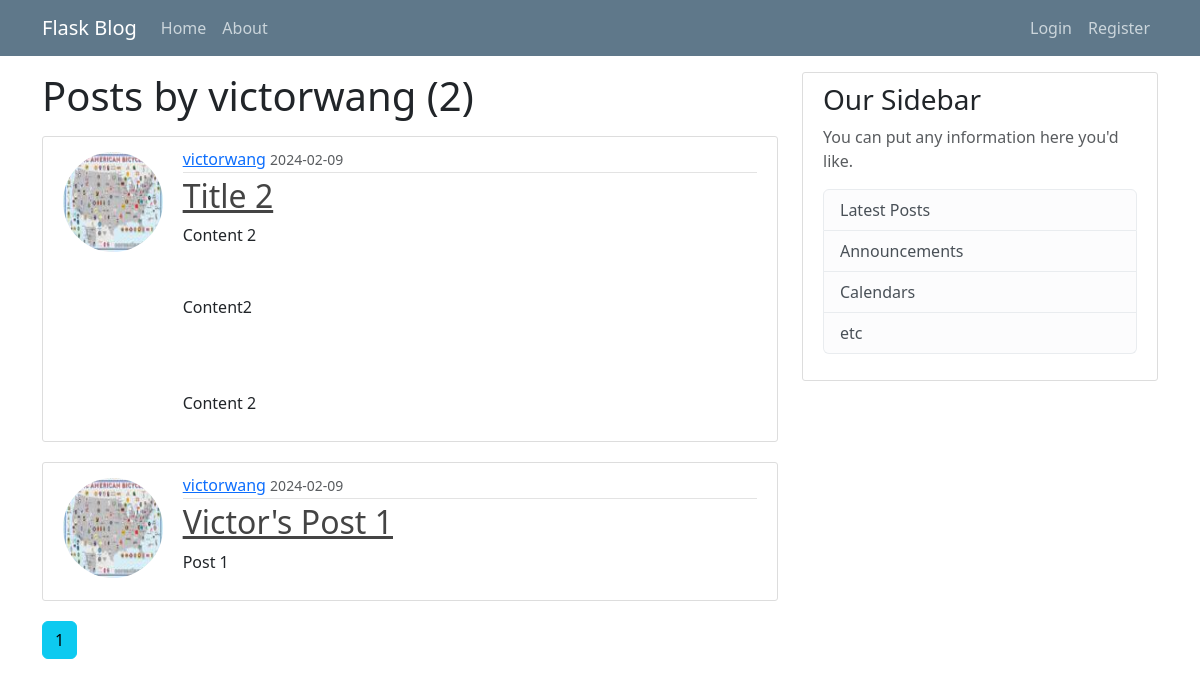
/user/victorwang, run on an earlier commit of the app's database.
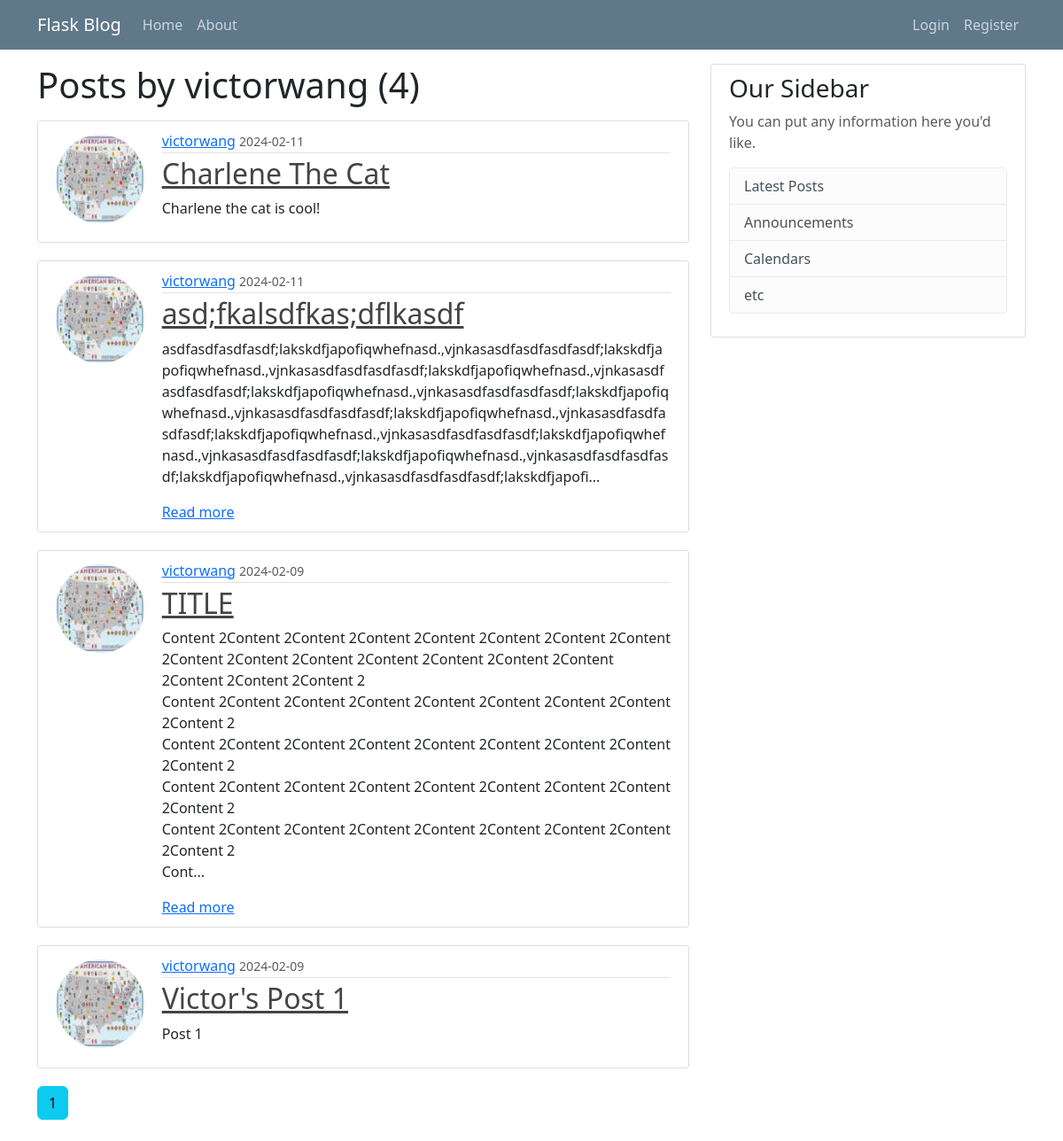
And on a later commit of the database.
### flaskblog/models.py (models this page shows, shortened)
class User(db.Model, UserMixin):
    id = db.Column(db.Integer, primary_key=True)
    username = db.Column(db.String(20), unique=True, nullable=False)
    email = db.Column(db.String(120), unique=True, nullable=False)
    image_file = db.Column(db.String(20), nullable=False, default='default.jpg')
    password = db.Column(db.String(60), nullable=False)
    posts = db.relationship('Post', backref='author', lazy=True)

class Post(db.Model):
    id = db.Column(db.Integer, primary_key=True)
    title = db.Column(db.String(100), nullable=False)
    date_posted = db.Column(db.DateTime, nullable=False, default=datetime.utcnow)
    content = db.Column(db.Text, nullable=False)
    user_id = db.Column(db.Integer, db.ForeignKey('user.id'), nullable=False)

### flaskblog/routes.py (the view)
@app.route("/user/<string:username>")
def user_post(username):
    page = request.args.get('page', 1, type=int)
    user = User.query.filter_by(username=username).first_or_404()
    posts = Post.query.filter_by(author=user).order_by(desc(Post.id)).paginate(page=page, per_page=5)
    return render_template('user_post.html', posts=posts, user=user)

### flaskblog/templates/user_post.html
{% extends 'layout.html' %}
{% block content %}
<h1 class="mb-3">Posts by {{ user.username }} ({{ posts.total }})</h1>
{% for post in posts.items %}
<article class="media content-section">
    <div class="row align-items-start">
        <div class="col-md-2 text-center align-self-start">
            <img class="rounded-circle article-img"
                src="{{ url_for('static', filename='profile_pics/' + post.author.image_file) }}"
                style="width: 100px; height: 100px; margin-top: 5px;">
        </div>
        <div class="col-md-10">
            <div class="media-body">
                <div class="article-metadata">
                    <a class="mr-2" href="{{ url_for('user_post', username=post.author.username) }}">{{
                        post.author.username
                        }}</a>
                    <small class="text-muted">{{ post.date_posted.strftime('%Y-%m-%d') }}</small>
                </div>
                <h2><a class="article-title" href="{{ url_for('post', post_id=post.id) }}">{{ post.title }}</a></h2>
                {% if post.content|length > 500 %}
                <p class="article-content" style="max-width: 100%; overflow-wrap: break-word;">{{ post.content[:500]
                    }}...</p>
                <a href="{{ url_for('post', post_id=post.id) }}">Read more</a>
                {% else %}
                <p class="article-content" style="max-width: 100%; overflow-wrap: break-word;">{{ post.content }}</p>
                {% endif %}
            </div>
        </div>
    </div>
</article>
{% endfor %}
{% for page_num in posts.iter_pages(left_edge=1, right_edge=1, left_current=1, right_current=2) %}
{% if page_num %}
{% if posts.page == page_num %}
<a class="btn btn-info mb-4" href="{{ url_for('user_post', username=user.username, page=page_num) }}">{{ page_num }}</a>
{% else %}
<a class="btn btn-outline-info mb-4" href="{{ url_for('user_post', username=user.username, page=page_num) }}">{{
    page_num }}</a>
{% endif %}
{% else %}
...
{% endif %}
{% endfor %}
{% endblock content %}

### flaskblog/templates/layout.html (shortened to what this page needs)
<!DOCTYPE html>
<html>
<head>
	<link rel="stylesheet" type="text/css" href="{{ url_for('static', filename='main.css') }}">
	<link href="https://cdn.jsdelivr.net/npm/bootstrap@5.3.2/dist/css/bootstrap.min.css" rel="stylesheet"
>
</head>
<body class="pt-5">
	<header class="site-header">
		<nav class="navbar navbar-expand-md navbar-dark bg-steel fixed-top">
			<div class="container">
				<a class="navbar-brand mr-4" href="/">Flask Blog</a>
				<div class="collapse navbar-collapse" id="navbarToggle">
					<div class="navbar-nav mr-auto">
						<a class="nav-item nav-link" href="{{ url_for('home') }}">Home</a>
						<a class="nav-item nav-link" href="{{ url_for('about') }}">About</a>
					</div>
					<div class="navbar-nav ms-auto">
						{% if current_user.is_authenticated %}
						<a class="nav-item nav-link" href="{{ url_for('new_post') }}">New Post</a>
						<a class="nav-item nav-link" href="{{ url_for('account') }}">Account</a>
						<a class="nav-item nav-link" href="{{ url_for('logout') }}">Logout</a>
						{% else %}
						<a class="nav-item nav-link" href="{{ url_for('login') }}">Login</a>
						<a class="nav-item nav-link" href="{{ url_for('register') }}">Register</a>
						{% endif %}
					</div>
				</div>
			</div>
		</nav>
	</header>
	<main role="main" class="container mt-4">
		<div class="row">
			<div class="col-md-8">
				{% block content %}{% endblock %}
			</div>
			<div class="col-md-4">
				<div class="content-section">
					<h3>Our Sidebar</h3>
					<p class='text-muted'>You can put any information here you'd like.
					<ul class="list-group">
						<li class="list-group-item list-group-item-light">Latest Posts</li>
						<li class="list-group-item list-group-item-light">Announcements</li>
						<li class="list-group-item list-group-item-light">Calendars</li>
						<li class="list-group-item list-group-item-light">etc</li>
					</ul>
					</p>
				</div>
			</div>
		</div>
	</main>
</body>
</html>

### flaskblog/static/main.css (style rules this page uses)
body { background: #fafafa; color: #333333; margin-top: 5rem; }
h1, h2, h3, h4, h5, h6 { color: #444444; }
.bg-steel { background-color: #5f788a; }
.site-header .navbar-nav .nav-link { color: #cbd5db; }
.content-section { background: #ffffff; padding: 10px 20px; border: 1px solid #dddddd; border-radius: 3px; margin-bottom: 20px; }
.article-title { color: #444444; }
.article-content { white-space: pre-line; }
.article-img { height: 65px; width: 65px; margin-right: 16px; }
.article-metadata { padding-bottom: 1px; margin-bottom: 4px; border-bottom: 1px solid #e3e3e3 }

What changed in the data, as far as the page shows it:
added Post: image_file (picture), author.username "victorwang", date_posted "2024-02-11", title "Charlene The Cat", content "Charlene the cat is cool!"
added Post: image_file (picture), author.username "victorwang", date_posted "2024-02-11", title "asd;fkalsdfkas;dflkasdf", content "asdfasdfasdfasdf;lakskdfjapofiqwhefnasd.,vjnkasasdfasdfasdfasdf;lakskdfjapofiqwhefnasd.,vjnkasasdfasdfasdfasdf;lakskdfjapofiqwhefnasd.,vjnkasasdfasdfasdfasdf;lakskdfjapofiqwhefnasd.,vjnkasasdfasdfasdfasdf;lakskdfjapofiqwhefnasd.,vjnkasasdfasdfasdfasdf;lakskdfjapofiqwhefnasd.,vjnkasasdfasdfasdfasdf;lakskdfjapofiqwhefnasd.,vjnkasasdfasdfasdfasdf;lakskdfjapofiqwhefnasd.,vjnkasasdfasdfasdfasdf;lakskdfjapofiqwhefnasd.,vjnkasasdfasdfasdfasdf;lakskdfjapofiqwhefnasd.,vjnkasasdfasdfasdfasdf;lakskdfjapofi"
changed Post: title "Title 2" → "TITLE"; content "Content 2 Content2 Content 2" → "Content 2Content 2Content 2Content 2Content 2Content 2Content 2Content 2Content 2Content 2Content 2Content 2Content 2Content 2Content 2Content 2Content 2Content 2 Content 2Content 2Content 2Content 2Content 2Content 2Content 2Content 2Content 2 Content 2Content 2Content 2Content 2Content 2Content 2Content 2Content 2Content 2 Content 2Content 2Content 2Content 2Content 2Content 2Content 2Content 2Content 2 Content 2Content 2Content 2Content 2Content 2Content 2Content 2Content 2Content 2 Cont"
Also different on the page:
{{ posts.total }}: "2" → "4"
